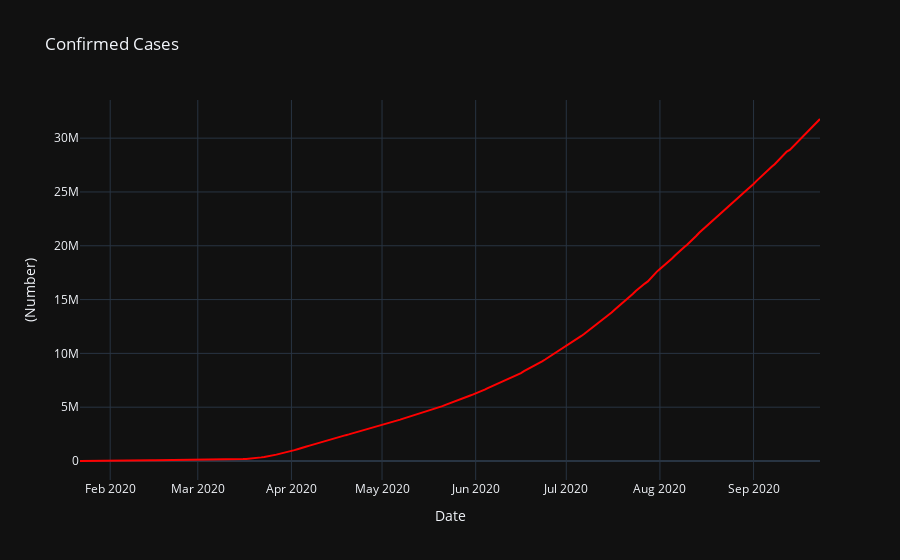

The cell this chart's notebook holds for it:
### Code cell
confirmed_graph = go.Scatter(x=cumulative_confirmed.Date,y=cumulative_confirmed.Confirmed, marker=dict(color='red'))
layout = go.Layout(title='Confirmed Cases', xaxis=dict(title='Date'), yaxis=dict(title='(Number)'))
fig = go.Figure(data=[confirmed_graph], layout=layout)
fig.update_layout(template='plotly_dark')
py.iplot(fig)

### Figure 1 — Plotly figure (JSON) as saved in the notebook; plotly's stock layout.template omitted (floating-point values rounded to 4 significant figures; data arrays with more than 128 entries replaced by an {"elided": "..."} marker saying what was removed)
{"data": [{"marker": {"color": "red"}, "type": "scatter", "x": {"elided": "246 str values"}, "y": {"elided": "246 int values"}}], "layout": {"title": {"text": "Confirmed Cases"}, "xaxis": {"title": {"text": "Date"}}, "yaxis": {"title": {"text": "(Number)"}}}}
